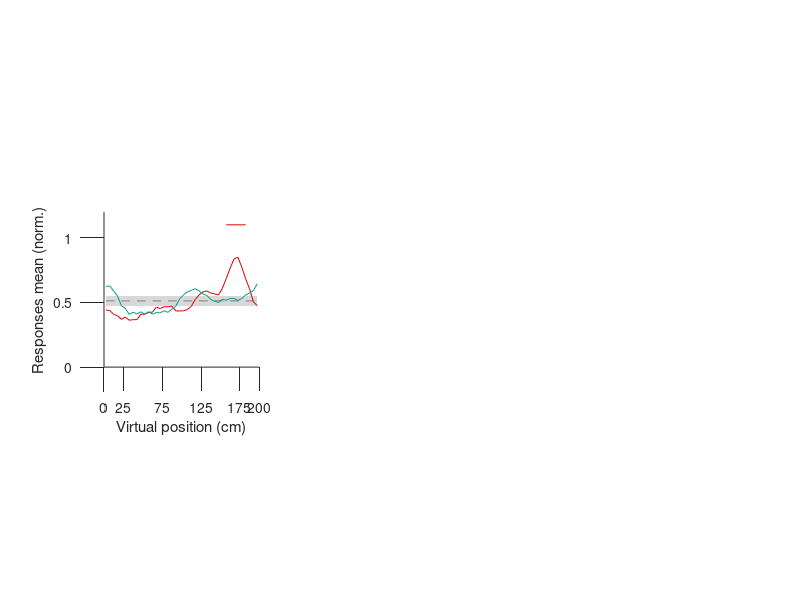

MATLAB code for this plot:
%%

clear;clc;close

load('data_Fig_6G.mat');load('color_npg.mat');

%%
subplot(1,3,1);

fill([space_bins,fliplr(space_bins)],[shuff_upper,fliplr(shuff_lower)],[0.7,0.7,0.7],'linestyle','none','FaceAlpha',0.5);hold on;
plot(space_bins,maps_shuff_mean,'--','color',[0.5,0.5,0.5]);

plot(space_bins,maps_r_mean_norm_ego,'color',color_npg(8,:));
plot(space_bins,maps_r_mean_norm_allo,'color',color_npg(3,:));

plot(space_bins,p_bars_ego,'color',color_npg(8,:));
plot(space_bins,p_bars_allo,'color',color_npg(3,:));

box off;
set(gca,'xtick',[0 25 75 125 175 200],'ytick',[0,0.5,1],'tickdir','out','ticklength',[0.05,0.05]);
axis([0 200 0 1.2]);axis square;
xlabel('Virtual position (cm)');ylabel('Responses mean (norm.)');
